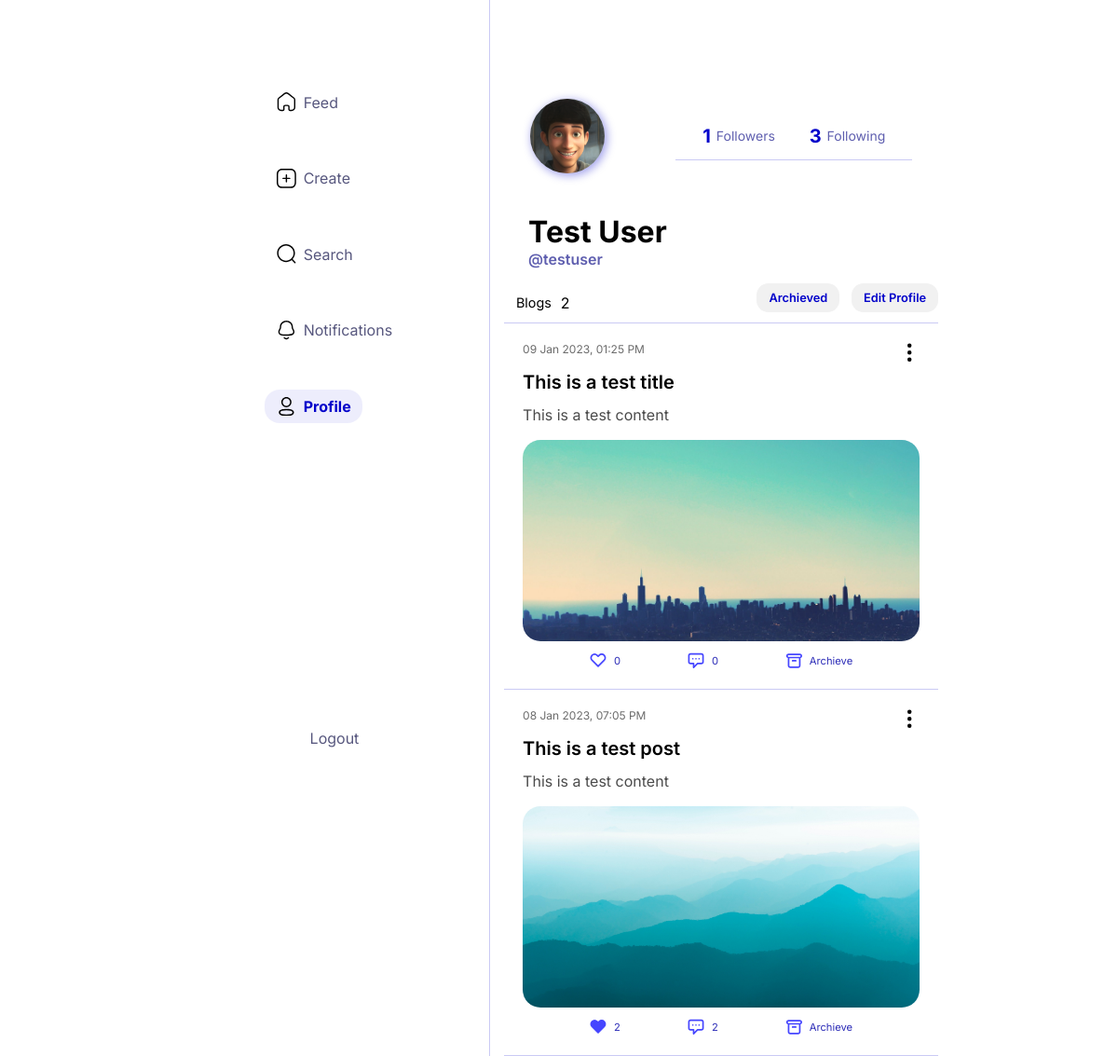
Screenshot of /profile (signed in) with the database file from the repository.
### models.py (models this page shows, shortened)
class User(db.Model, UserMixin):
    __tablename__='user'
    user_id = db.Column(db.Integer, primary_key=True, autoincrement=True)
    username = db.Column(db.String(20), nullable=False, unique=True)
    password = db.Column(db.String(100), nullable=False)
    name = db.Column(db.String(100), nullable=False)
    role = db.Column(db.String(10), nullable=False)
    pic = db.Column(db.String)
    bio = db.Column(db.String(100))
    followers = db.relationship('User', secondary='follow',  primaryjoin='User.user_id==follow.c.following', secondaryjoin='User.user_id==follow.c.follower', uselist=True, back_populates='following', order_by='user.c.name')
    following = db.relationship('User', secondary='follow', primaryjoin='User.user_id==follow.c.follower', secondaryjoin='User.user_id==follow.c.following', foreign_keys='user.c.user_id', uselist=True, back_populates='followers', order_by='user.c.name')
    posts = db.relationship('Post', uselist=True, backref='created_by', order_by='post.c.created_on.desc()', cascade='all, delete')
    comments = db.relationship('Comment', uselist=True, backref='commentor', cascade='all, delete')
    notifications = db.relationship('Notification', uselist=True, backref='user', primaryjoin='User.user_id==notification.c.to_notify', cascade='all, delete')
    def get_id(self):
        return self.user_id

class Post(db.Model):
    __tablename__ = 'post'
    post_id = db.Column(db.Integer, primary_key=True, autoincrement=True)
    author = db.Column(db.Integer, db.ForeignKey('user.user_id', ondelete='CASCADE'))
    title = db.Column(db.String, nullable=False)
    content = db.Column(db.String)
    img = db.Column(db.String)
    created_on = db.Column(db.DateTime, nullable=False)
    archieved = db.Column(db.Boolean, default=False)
    likes = db.relationship('User', secondary='like', primaryjoin='Post.post_id==like.c.post_id', secondaryjoin='User.user_id==like.c.liked_by', uselist=True, backref='post')
    comments = db.relationship('Comment', uselist=True, backref='post', cascade='all, delete')

### main.py (the view)
@app.route('/profile', methods=['GET'])
@login_required
def profile():
    return render_template('profile.html', user=current_user)

### main.py (called while the page is built)
@login_manager.user_loader
def load_user(user_id):
    return User.query.get(int(user_id))

### templates/profile.html (shortened to what this page needs)
{% extends 'base.html' %}
{% block styles %}
    <link rel="stylesheet" href="{{ url_for('static', filename='styles/profile.css') }}" />
{% endblock %}
{% block page %}
            <div class="profile-header">
                <div class="profile-img">
                    {% if user.pic %}
                    <img id="dp" src="{{url_for('static', filename='')}}/images/uploads/{{user.pic}}" />
                    {% else %}
                    <img id="dp" src="{{url_for('static', filename='')}}/images/profile.png"/>
                    {% endif %}
                </div>
                <div class="profile-header-details">
                    <div class="follow-details">
                        <a href={% if user.followers | length %}"/followers/{{user.username}}"{% else %}"#"{% endif %}>
                            <p class="count">{{user.followers | length}}</p>
                            <p class="tag">Followers</p>
                        </a>
                    </div>
                    <div class="follow-details">
                        <a href={% if user.following | length %}"/following/{{user.username}}"{% else %}"#"{% endif %}>
                            <p class="count">{{user.following | length}}</p>
                            <p class="tag">Following</p>
                        </a>
                    </div>
                </div>
            </div>
            <div class="user-details">
                <div class="name-username">
                    <p class="name">{{user.name}}</p>
                    <p class="username">@{{user.username}}</p>
                </div>
            </div>
            <div class="post-stat">
                <div class="post-count-wrapper">
                    <p style="font-size: 0.9rem">Blogs</p>
                    <p class="post-count">{{user.posts | count}}</p>
                </div>
                <div class="profile-actions">
                    <div class="action-btn">
                        <a href="/archieved">Archieved</a>
                    </div>
                    <div class="action-btn">
                        <a href="/edit_profile">Edit Profile</a>
                    </div>
                </div>
            </div>
            {% for post in user.posts %}
            {% if post.archieved == False %}
            <div class="feed-post">
                <div class="menu-wrapper">
                    <svg class="menu-icon" xmlns="http://www.w3.org/2000/svg" width="24" height="24" fill="currentColor" class="bi bi-three-dots-vertical" viewBox="0 0 16 16">
                            <path d="M9.5 13a1.5 1.5 0 1 1-3 0 1.5 1.5 0 0 1 3 0zm0-5a1.5 1.5 0 1 1-3 0 1.5 1.5 0 0 1 3 0zm0-5a1.5 1.5 0 1 1-3 0 1.5 1.5 0 0 1 3 0z"/>
                    </svg>
                </div>
                <a href="/post/{{post.post_id}}" class="wrapper" >
                    <div class="post-details">
                        <p class="timestamp">{{post.created_on.strftime('%d %b %Y, %I:%M %p')}}</p>
                    </div>
                    <div class="post-content">
                        <p class="title">{{post.title}}</p>
                        <p class="content">{{post.content}}</p>
                    </div>
                    {% if post.img %}
                    <div class="post-image">
                        <img src="{{url_for('static', filename='')}}/images/uploads/{{post.img}}" />
                    </div>
                    {% endif %}
                </a>
                <div class="post-engagement">
                    <a href="/like/{{post.post_id}}" class="like eng">
                        <svg width="16" class="like-icon {% if current_user in post.likes %}fill{% endif %}" height="14" viewBox="0 0 16 14" fill="none" xmlns="http://www.w3.org/2000/svg">
                            <path d="M2.2385 1.7385C1.9251 2.0519 1.67649 2.42396 1.50688 2.83343C1.33727 3.24291 1.24997 3.68178 1.24997 4.125C1.24997 4.56821 1.33727 5.00709 1.50688 5.41656C1.67649 5.82604 1.9251 6.1981 2.2385 6.5115L8 12.273L13.7615 6.5115C14.3944 5.87856 14.75 5.02011 14.75 4.125C14.75 3.22989 14.3944 2.37144 13.7615 1.7385C13.1286 1.10556 12.2701 0.749978 11.375 0.749978C10.4799 0.749978 9.62144 1.10556 8.9885 1.7385L8 2.727L7.0115 1.7385C6.6981 1.4251 6.32604 1.17649 5.91657 1.00688C5.50709 0.837268 5.06822 0.749969 4.625 0.749969C4.18179 0.749969 3.74291 0.837268 3.33343 1.00688C2.92396 1.17649 2.5519 1.4251 2.2385 1.7385V1.7385Z" stroke="#4646ff" stroke-width="1.5" stroke-linecap="round" stroke-linejoin="round"/>
                        </svg>
                        <p class="like-count">{{post.likes | count}}</p>
                    </a>
                    <a href="/post/{{post.post_id}}#comments-section" class="comment eng">
                        <p class="comment-count">{{post.comments | count}}</p>
                        </a>
                        <a href="/archieve/{{post.post_id}}" class="comment eng">
                            <p class="comment-count">Archieve</p>
                            </a>
                </div>
            </div>
            {% endif %}
            {% endfor %}
{% endblock %}

### templates/base.html (shortened to what this page needs)
<!DOCTYPE html>
<html lang="en">
<head>
    <link rel="stylesheet" href="{{ url_for('static', filename='styles/base.css') }}" />
    {% block styles %}{% endblock %}
    <link rel="stylesheet" href="{{ url_for('static', filename='styles/responsive.css') }}" />
</head>
<body>
    <div class="container">
        <div class="col nav">
            <div class="col-1">
                <div class="header">
                    <div class="g1">
                        <a title="feed" href="/" class="header-links {% if request.url.split('/').pop() in ['', 'feed', 'home', 'index', 'main'] %}active{% endif %}">
                            <span class="header-text">Feed</span>
                        </a>
                        <a title="create" href="/create" class="header-links {% if request.url.split('/').pop() == 'create' %}active{% endif %}">
                            <span class="header-text">Create</span>
                        </a>
                        <a title="search" href="/search" class="header-links {% if request.url.split('/').pop() == 'search' %}active{% endif %}">
                            <span class="header-text">Search</span>
                        </a>
                        <a title="notifications" href="/notifications" class="header-links {% if request.url.split('/').pop() == 'notifications' %}active{% endif %}">
                            <span class="header-text">Notifications</span>
                        </a>
                        <a title="profile" href="/profile" class="header-links {% if request.url.split('/').pop() == 'profile' %}active{% endif %}">
                            <span class="header-text">Profile</span>
                        </a>
                    </div>
                    <div class="g2">
                        <a href="/logout" class="header-links">Logout</a>
                    </div>
                </div>
            </div>
        </div>
        <div class="col col-2">
            {% block page %}{% endblock %}
        </div>
</body>
</html>

### static/styles/base.css (style rules this page uses)
* { font-family: 'Inter', sans-serif; padding: 0; margin: 0; }
html { font-size: 16px; scroll-behavior: smooth; }
body { height: 100vh; word-break: break-all; }
a { text-decoration: none; }
.container { display: flex; gap: 15px; width: 100%; justify-content: center; }
.col { display: inline-block; }
.nav { border-right: 1.5px solid #0000ca35; }
.col-1 { padding: 5.7rem; position: sticky; top:0; }
.header { display: flex; flex-direction: column; align-items: center; gap: 20rem; }
.g1 { display: flex; flex-direction: column; gap: 2.8rem; align-items: flex-start; }
.header-links { display: flex; align-items: center; justify-content: flex-start; gap: 0.5rem; padding: 0.5rem 0.8rem; text-decoration: none; color: #57577e; position: relative; }
.active { font-weight: 700; color: #0100ca; background-color: #0000d612; border-radius: 1rem; }
.active > .header-icon { fill: black; }
.col-2 { display: flex; flex-direction: column; height: inherit; margin-top: 5rem; width: 29.125rem; overflow-y: auto; position: relative; }
.header-icon { height: 1.3rem; width: 1.3rem; }

### static/styles/profile.css (style rules this page uses)
.profile-header { padding: 1.65rem 1.75rem; display: flex; justify-content: space-between; align-items: center; }
.profile-img { width: 5rem; height: 5rem; background-color: #CCCCCC; border-radius: 100%; overflow: hidden; display: flex; align-items: center; justify-content: center; box-shadow: 2px 2px 10px 1px #0000ca5b; }
.profile-header-details { display: flex; padding: 0.8rem 1.8rem; gap: 2.3rem; border-bottom: 1.5px solid #0000ca35; }
.follow-details > a { display: flex; gap: 0.375rem; justify-content: center; align-items: center; text-decoration: none; color: #000000; }
.count { font-size: 1.25rem; font-weight: 700; color: #0100ca; }
.tag { font-size: 0.875rem; color: #000080a1; }
.user-details { padding: 1rem 1.625rem; }
.name { font-size: 2rem; font-weight: 700; }
.username { font-size: 1rem; color: #000080a1; font-weight: 600; }
.post-stat { display: flex; justify-content: space-between; border-bottom: 1.5px solid #0000ca35; }
.post-count-wrapper { display: flex; align-items: center; padding: 0.7rem 0.8rem; gap: 10px; }
.profile-actions { display: flex; gap: 0.8rem; }
.action-btn > a { display: inline-block; text-decoration: none; background-color: #F1F1F1; color: #0100ca; padding: 0.5rem 0.8125rem; font-size: 0.8rem; font-weight: 600; border-radius: 0.8rem; }
.feed-post { border-bottom: 1.5px solid #0000ca35; padding: 20px; text-decoration: none; }
.wrapper { display: block; text-decoration: none; color: #000000; }
.post-details { display: flex; gap: 10px; align-items: center; margin-bottom: 1rem; }
.timestamp { font-size: 0.75rem; color: #6C6C6C; }
.title { display: inline-block; font-size: 1.25rem; font-weight: 600; margin-bottom: 0.75rem; border-bottom: 1.5px solid transparent; }
.content { font-size: 1rem; color: #4B4B4B; line-height: 1.3rem; }
.post-image { width: 100%; height: 13.5rem; overflow: hidden; margin-top: 1rem; border-radius: 1.2rem; }
.post-image > img { width: 100%; }
.post-engagement { display: flex; align-items: center; justify-content: space-evenly; margin-top: 0.7rem; }
.post-engagement > a { text-decoration: none; color: #0303a9d6; }
.eng { display: flex; align-items: center; gap: 8px; transition: transform 300ms; }
.eng > p { font-size: 0.7rem; }
.eng > svg { width: 18px; height: 20px; stroke: #555555; }
.fill { fill: #4646ff; stroke:#4646ff !important; }
.feed-post { position: relative; }
.menu-wrapper { position: absolute; right: 1rem; top: 1rem; }
.menu-icon { padding: 0.2rem; border-radius: 100%; }

### rows the page displays
User: pic (picture), name "Test User", username "testuser"
Post: created_on "09 Jan 2023, 01:25 PM", title "This is a test title", content "This is a test content", img (picture), likes|count "0", comments|count "0"
Post: created_on "08 Jan 2023, 07:05 PM", title "This is a test post", content "This is a test content", img (picture), likes|count "2", comments|count "2"

### other values shown
{{ user.followers | length }} "1"
{{ user.following | length }} "3"
{{ user.posts | count }} "2"
